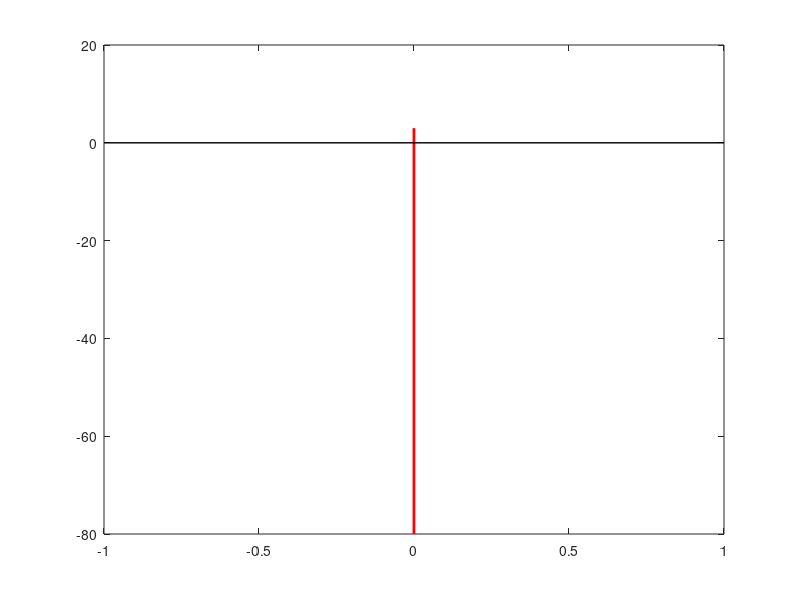

Write MATLAB code to recreate this figure. (Note: this script raises an error after producing the figure.)
clc
clear all
close all

L=64;
nfft=L*64;
x_label=-0.5:1/nfft:0.5-1/nfft;
w=2*pi*[0,1.5/L,5/L,6.5/L];
y=w/2/pi;
tgt_num=length(w);
amp=ones(1,tgt_num);
amp(tgt_num)=10^(-15/20);
sig=zeros(1,L);

for i=1:tgt_num
    theta=2*pi*rand();
    sig=sig+amp(i)*exp(1i*theta)*exp(1i*w(i)*(0:(L-1)));
end
sig=sig/sqrt(mean(abs(sig.^2)));
%% 
SNR=30;
noisedSig_20dB=sig*10^(SNR/20)+wgn(size(sig,1),size(sig,2),0,'complex');

%% periodogram
win=hamming(length(noisedSig_20dB)).';
periodogram_win_20dB=abs(fftshift(fft(noisedSig_20dB.*win,nfft))).^2/nfft;
periodogram_nowin_20dB=abs(fftshift(fft(noisedSig_20dB,nfft))).^2/nfft;

h=figure()
set(h,'position',[100 100 1000 600]);


for i=1:tgt_num
    h1=stem(y(i),-80,'r-','Marker','none','linewidth',2);
    hold on;
    h2=stem(y(i),3,'r-','Marker','none','linewidth',2);
    hold on;
    set(get(get(h1,'Annotation'),'LegendInformation'),'IconDisplayStyle','off');
    set(get(get(h2,'Annotation'),'LegendInformation'),'IconDisplayStyle','off');
end

set(gca,'FontSize',20); 
set(get(gca,'XLabel'),'FontSize',20);
set(get(gca,'YLabel'),'FontSize',20);
normPeriodogram=10*log10(periodogram_nowin_20dB/max(periodogram_nowin_20dB)+1e-13);
plot(x_label,normPeriodogram,'b:.','linewidth',3);
hold on;
normPeriodogram_win=10*log10(periodogram_win_20dB/max(periodogram_win_20dB)+1e-13);
plot(x_label,normPeriodogram_win,'k:.','linewidth',3);
hold on;
axis([-0.08 0.22 -40 3])
hh=legend('no window func.','with window func.');
set(hh,'Fontsize',20)
ylabel('Normalized Power / dB');
xlabel('Normalized freq. / Hz');
grid on;
